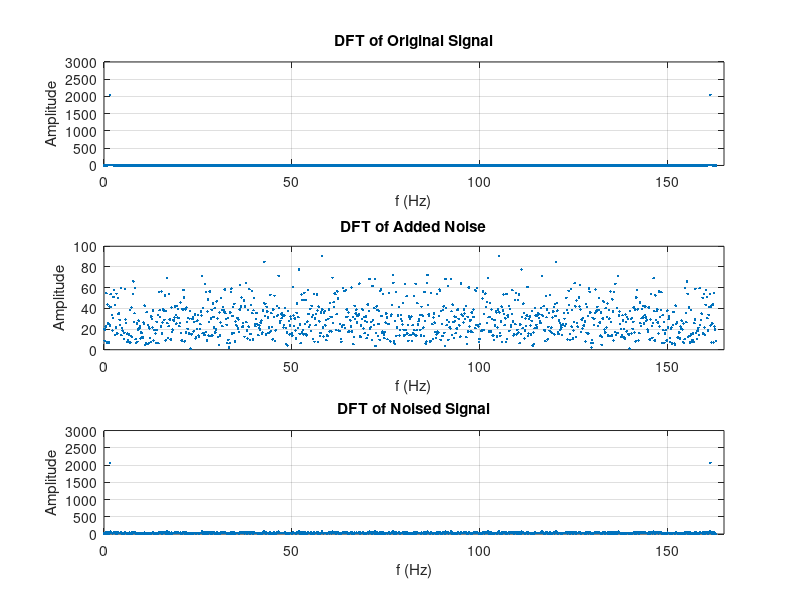

MATLAB code to generate this figure: (Note: this script raises an error after producing the figure.)
clear, close all
f = 100;
fs = 1024;
t = linspace(0, 0.1, fs);
x = 4 * sin(2 * pi * f * t);

noise = randn(1, fs);

x_noised = x + noise;

X = fft(x);
X_noised = fft(x_noised);
Noise = fft(noise);

Amp_X = abs(X);
Amp_X_noised = abs(X_noised);
Amp_Noise = abs(Noise);

freq = (0:fs-1) * (fs / (2 * pi * fs));

figure;

subplot(3, 1, 1);
plot(freq, Amp_X, ".");
title('DFT of Original Signal');
xlabel('f (Hz)');
ylabel('Amplitude');
xlim([0 165]);
ylim([0 3000]);
grid on;

subplot(3, 1, 2);
plot(freq, Amp_Noise, ".");
title('DFT of Added Noise');
xlabel('f (Hz)');
ylabel('Amplitude');
xlim([0 165]);
grid on;

subplot(3, 1, 3);
plot(freq, Amp_X_noised, ".");
title('DFT of Noised Signal');
xlabel('f (Hz)');
ylabel('Amplitude');
xlim([0 165]);
ylim([0 3000]);
grid on;

sgtitle('DFT');
